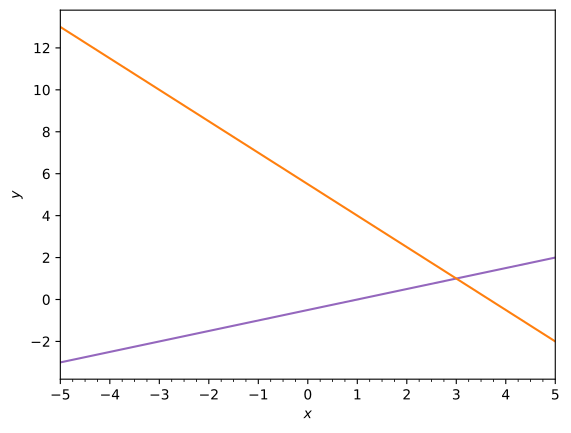

Here is the Python script that generated this plot:
import numpy as np
import matplotlib.pyplot as plt

eq_a = lambda x : .5 * (x - 1)
eq_b = lambda x : .5 * (11 - 3*x)

xs = np.linspace(-5, 5, 100)

fig, ax = plt.subplots()

ax.plot(xs, eq_a(xs), ls="solid", color="tab:purple")
ax.plot(xs, eq_b(xs), ls="solid", color="tab:orange")

ax.set_xlabel(r"$x$")
ax.set_ylabel(r"$y$")

ax.set_xlim(left=np.min(xs), right=np.max(xs))

ax.xaxis.set_major_locator(plt.MultipleLocator(1))
ax.xaxis.set_minor_locator(plt.MultipleLocator(.25))

fig.savefig("diego/day-3/visual_equation_system.pdf", bbox_inches="tight")
